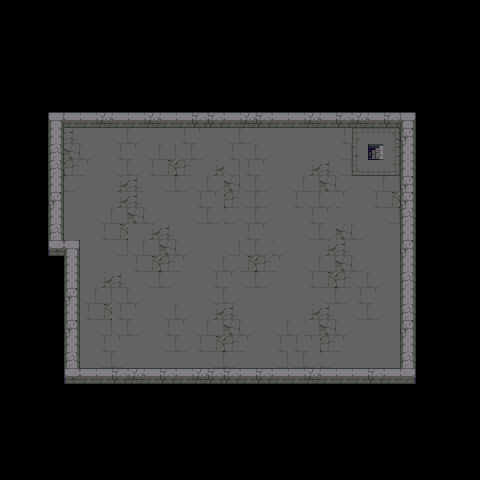

This game map was drawn from its Tiled (.tmx) file and the tilesets committed beside it. A one-line description and the full map source follow:
An orthogonal 30x30 tile map with 16x16 px tiles, 2 tile layers (floor, details) and 5 objects.

<map version="1.2" tiledversion="1.2.1" orientation="orthogonal" renderorder="right-down" width="30" height="30" tilewidth="16" tileheight="16" infinite="0" nextlayerid="4" nextobjectid="6">
 <tileset firstgid="1" source="tiles_dungeon_v1.1.tsx" />
 <layer id="1" name="floor" width="30" height="30">
  <data encoding="csv">
0,0,0,0,0,0,0,0,0,0,0,0,0,0,0,0,0,0,0,0,0,0,0,0,0,0,0,0,0,0,
0,0,0,0,0,0,0,0,0,0,0,0,0,0,0,0,0,0,0,0,0,0,0,0,0,0,0,0,0,0,
0,0,0,0,0,0,0,0,0,0,0,0,0,0,0,0,0,0,0,0,0,0,0,0,0,0,0,0,0,0,
0,0,0,0,0,0,0,0,0,0,0,0,0,0,0,0,0,0,0,0,0,0,0,0,0,0,0,0,0,0,
0,0,0,0,0,0,0,0,0,0,0,0,0,0,0,0,0,0,0,0,0,0,0,0,0,0,0,0,0,0,
0,0,0,0,0,0,0,0,0,0,0,0,0,0,0,0,0,0,0,0,0,0,0,0,0,0,0,0,0,0,
0,0,0,0,0,0,0,0,0,0,0,0,0,0,0,0,0,0,0,0,0,0,0,0,0,0,0,0,0,0,
0,0,0,182,163,163,185,163,163,185,163,163,165,165,163,185,165,163,163,185,163,165,185,163,165,183,0,0,0,0,
0,0,0,201,3,1,1,21,24,1,1,41,44,1,21,24,1,1,1,1,1,41,10,11,12,225,0,0,0,0,
0,0,0,205,23,24,1,41,44,21,22,21,24,1,41,21,24,1,1,1,1,21,30,31,32,201,0,0,0,0,
0,0,0,205,43,44,1,21,24,41,42,43,1,2,21,41,44,1,1,2,3,21,50,51,52,201,0,0,0,0,
0,0,0,201,24,1,1,2,3,1,21,24,21,24,23,21,24,1,21,22,23,24,1,21,22,225,0,0,0,0,
0,0,0,225,1,1,1,2,3,1,1,1,41,44,43,21,24,1,41,21,24,44,1,41,42,225,0,0,0,0,
0,0,0,201,1,1,21,22,23,24,1,1,21,24,24,21,24,1,1,41,44,1,1,1,21,205,0,0,0,0,
0,0,0,205,1,1,41,42,1,2,3,1,1,1,1,41,44,1,1,21,24,23,24,1,1,201,0,0,0,0,
0,0,0,202,222,1,1,21,21,22,23,24,1,1,21,21,24,24,1,1,2,3,1,1,1,225,0,0,0,0,
0,0,0,0,201,1,1,1,41,42,43,44,1,21,24,42,43,44,1,21,22,23,24,1,1,201,0,0,0,0,
0,0,0,0,201,1,2,3,1,21,24,1,1,41,44,21,24,1,1,41,42,43,21,24,1,205,0,0,0,0,
0,0,0,0,225,21,22,21,24,1,1,1,1,21,24,1,1,1,1,1,21,24,41,44,1,201,0,0,0,0,
0,0,0,0,201,41,42,41,44,1,21,24,1,2,3,1,1,1,1,2,3,1,21,24,1,205,0,0,0,0,
0,0,0,0,225,1,21,21,24,1,41,44,21,22,23,24,1,21,24,22,23,24,1,1,1,225,0,0,0,0,
0,0,0,0,201,1,41,44,1,1,21,24,41,42,43,44,1,41,41,44,43,44,1,1,1,201,0,0,0,0,
0,0,0,0,205,1,21,24,1,1,1,1,1,21,24,1,1,21,21,24,24,1,1,1,1,205,0,0,0,0,
0,0,0,0,202,163,163,165,185,163,165,163,185,165,165,163,165,163,163,185,163,163,163,165,163,203,0,0,0,0,
0,0,0,0,0,0,0,0,0,0,0,0,0,0,0,0,0,0,0,0,0,0,0,0,0,0,0,0,0,0,
0,0,0,0,0,0,0,0,0,0,0,0,0,0,0,0,0,0,0,0,0,0,0,0,0,0,0,0,0,0,
0,0,0,0,0,0,0,0,0,0,0,0,0,0,0,0,0,0,0,0,0,0,0,0,0,0,0,0,0,0,
0,0,0,0,0,0,0,0,0,0,0,0,0,0,0,0,0,0,0,0,0,0,0,0,0,0,0,0,0,0,
0,0,0,0,0,0,0,0,0,0,0,0,0,0,0,0,0,0,0,0,0,0,0,0,0,0,0,0,0,0,
0,0,0,0,0,0,0,0,0,0,0,0,0,0,0,0,0,0,0,0,0,0,0,0,0,0,0,0,0,0
</data>
 </layer>
 <layer id="3" name="details" width="30" height="30">
  <data encoding="csv">
0,0,0,0,0,0,0,0,0,0,0,0,0,0,0,0,0,0,0,0,0,0,0,0,0,0,0,0,0,0,
0,0,0,0,0,0,0,0,0,0,0,0,0,0,0,0,0,0,0,0,0,0,0,0,0,0,0,0,0,0,
0,0,0,0,0,0,0,0,0,0,0,0,0,0,0,0,0,0,0,0,0,0,0,0,0,0,0,0,0,0,
0,0,0,0,0,0,0,0,0,0,0,0,0,0,0,0,0,0,0,0,0,0,0,0,0,0,0,0,0,0,
0,0,0,0,0,0,0,0,0,0,0,0,0,0,0,0,0,0,0,0,0,0,0,0,0,0,0,0,0,0,
0,0,0,0,0,0,0,0,0,0,0,0,0,0,0,0,0,0,0,0,0,0,0,0,0,0,0,0,0,0,
0,0,0,0,0,0,0,0,0,0,0,0,0,0,0,0,0,0,0,0,0,0,0,0,0,0,0,0,0,0,
0,0,0,0,0,0,0,0,0,0,0,0,0,0,0,0,0,0,0,0,0,0,0,0,0,0,0,0,0,0,
0,0,0,0,0,0,0,0,0,0,0,0,0,0,0,0,0,0,0,0,0,0,0,0,0,0,0,0,0,0,
0,0,0,0,0,0,0,0,0,0,0,0,0,0,0,0,0,0,0,0,0,0,0,328,0,0,0,0,0,0,
0,0,0,0,0,0,0,0,0,0,0,0,0,0,0,0,0,0,0,0,0,0,0,0,0,0,0,0,0,0,
0,0,0,0,0,0,0,0,0,0,0,0,0,0,0,0,0,0,0,0,0,0,0,0,0,0,0,0,0,0,
0,0,0,0,0,0,0,0,0,0,0,0,0,0,0,0,0,0,0,0,0,0,0,0,0,0,0,0,0,0,
0,0,0,0,0,0,0,0,0,0,0,0,0,0,0,0,0,0,0,0,0,0,0,0,0,0,0,0,0,0,
0,0,0,0,0,0,0,0,0,0,0,0,0,0,0,0,0,0,0,0,0,0,0,0,0,0,0,0,0,0,
0,0,0,0,0,0,0,0,0,0,0,0,0,0,0,0,0,0,0,0,0,0,0,0,0,0,0,0,0,0,
0,0,0,0,0,0,0,0,0,0,0,0,0,0,0,0,0,0,0,0,0,0,0,0,0,0,0,0,0,0,
0,0,0,0,0,0,0,0,0,0,0,0,0,0,0,0,0,0,0,0,0,0,0,0,0,0,0,0,0,0,
0,0,0,0,0,0,0,0,0,0,0,0,0,0,0,0,0,0,0,0,0,0,0,0,0,0,0,0,0,0,
0,0,0,0,0,0,0,0,0,0,0,0,0,0,0,0,0,0,0,0,0,0,0,0,0,0,0,0,0,0,
0,0,0,0,0,0,0,0,0,0,0,0,0,0,0,0,0,0,0,0,0,0,0,0,0,0,0,0,0,0,
0,0,0,0,0,0,0,0,0,0,0,0,0,0,0,0,0,0,0,0,0,0,0,0,0,0,0,0,0,0,
0,0,0,0,0,0,0,0,0,0,0,0,0,0,0,0,0,0,0,0,0,0,0,0,0,0,0,0,0,0,
0,0,0,0,0,0,0,0,0,0,0,0,0,0,0,0,0,0,0,0,0,0,0,0,0,0,0,0,0,0,
0,0,0,0,0,0,0,0,0,0,0,0,0,0,0,0,0,0,0,0,0,0,0,0,0,0,0,0,0,0,
0,0,0,0,0,0,0,0,0,0,0,0,0,0,0,0,0,0,0,0,0,0,0,0,0,0,0,0,0,0,
0,0,0,0,0,0,0,0,0,0,0,0,0,0,0,0,0,0,0,0,0,0,0,0,0,0,0,0,0,0,
0,0,0,0,0,0,0,0,0,0,0,0,0,0,0,0,0,0,0,0,0,0,0,0,0,0,0,0,0,0,
0,0,0,0,0,0,0,0,0,0,0,0,0,0,0,0,0,0,0,0,0,0,0,0,0,0,0,0,0,0,
0,0,0,0,0,0,0,0,0,0,0,0,0,0,0,0,0,0,0,0,0,0,0,0,0,0,0,0,0,0
</data>
 </layer>
 <objectgroup id="2" name="collision">
  <object id="1" x="49.0227" y="114.761" width="366.5" height="10.5" />
  <object id="2" x="401.273" y="126.511" width="14.25" height="257.75" />
  <object id="3" x="64.8636" y="370.125" width="334.75" height="14.2045" />
  <object id="4" x="64" y="241.011" width="14.5" height="127.5" />
  <object id="5" x="48.9091" y="127.091" width="13.8182" height="127.636" />
 </objectgroup>
</map>
